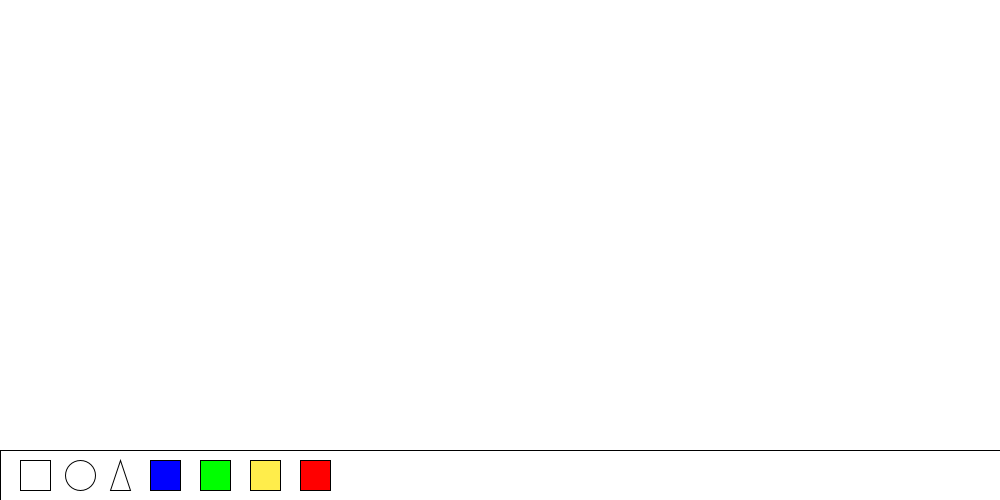
Frame 1 (no input)
Frame 60 (the mouse pressed at the canvas centre just before this capture): identical to frame 1, image omitted
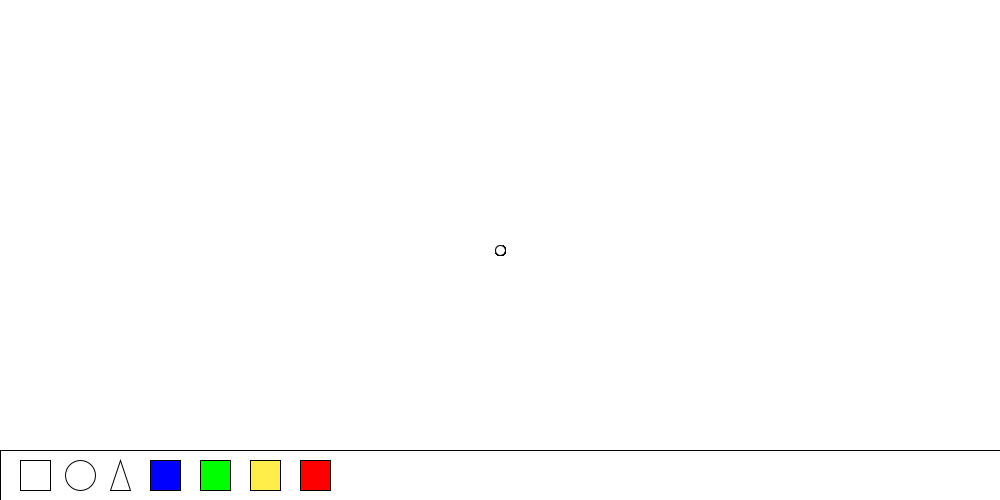
Frame 120 (the mouse held since frame 60 and released just before this capture)

The Processing sketch that drew these frames (run headless with seeded random() and noise(); from frame 60 on, the mouse is pressed at the canvas centre):

// Processing sketch: paint_Advnaced_pde
// ── paint_Advnaced_pde.pde
boolean circle = false;
boolean rectangle = false;
boolean line = false;
boolean triangle = false;
void setup()
{
  background(255);
  size(1000 , 500);
  // set up the different shape options
    rect(0,450, 1000, 100);
  // rectangle!
  rect(20,460, 30, 30);
  //circle!
  ellipse(80, 475, 30, 30);
  //triangle!
  triangle(110, 490, 130, 490, 120, 460);
  
  // set up different color options
  //blue
   fill(0,0,255);
   rect(150,460, 30, 30);
   //green
   fill(0, 255, 0);
   rect(200,460, 30, 30);
   //yellow
   fill(#FFED4B);
   rect(250,460, 30, 30);
   //red
   fill(255,0,0);
   rect(300,460, 30, 30);
   // set default fill to white
   fill(255);
  
 
  
  
  
}

void draw()
{
  if (keyPressed)
  {
    if(key == 'x')
    {
      stroke(0);
    setup();
    }
  }
   if(key == 'b')
  {
   fill(0,0,255);
   stroke(0,0,255);
  }
  if(key == 'g')
  {
    fill(0, 255, 0);
    stroke(0, 255, 0);
  }
  if(key == 'y')
  {
    fill(#FFED4B);
    stroke(#FFED4B);
  }
  
  if(key == 'r')
  {
    rectangle = true;
    line = false;
    circle = false;
    triangle = false;
  }
  else if (key == 'c')
  {
    rectangle = false;
    line = false;
    triangle = false;
    circle = true;
  }
  
  else if (key == 'l')
  {
    rectangle = false;
    line = true;
    circle = false;
    triangle = false;
  }
  else if (key == 't')
  {
     rectangle = false;
    line = false;
    circle = false;
    triangle = true;
    
  }
  // choose shapes/colors
  if (mouseY > 450 && mousePressed)
  {
   // change the shape to square
  if( mouseX < 50)
  {
    rectangle = true;
    line = false;
    circle = false;
    triangle = false;
  }
  // change the shape to circle
  else if( mouseX > 50 && mouseX < 100)
  {
    rectangle = false;
    line = false;
    circle = true;
    triangle = false;
  }
    // change the shape to triangle
  else if( mouseX > 100 && mouseX < 150)
  {
    rectangle = false;
    line = false;
    circle = false;
    triangle = true;
  }
   // change the color to blue
  else if( mouseX > 150 && mouseX < 200)
  {
     fill(0,0,255);
   stroke(0,0,255);
  }
  // change the color to green
  else if( mouseX > 200 && mouseX < 250)
  {
     fill(0, 255, 0);
     stroke(0, 255, 0);
  }
  // change the color to yellow
   else if( mouseX > 250 && mouseX < 300)
  {
     fill(#FFED4B);
    stroke(#FFED4B);
  }
  // change the color to red
  else if( mouseX > 300 && mouseX < 330)
  {
     fill(255,0,0);
     stroke(255,0,0);
  }
    
  }
  //Draw When the Mouse is pressed :D
  else if(mousePressed)
  {
    if(circle)
    {
    ellipse(mouseX,mouseY,100,100);
    }
    else if(rectangle)
    {
      rect(mouseX - 50, mouseY, 100, 100);
    }
    else if (triangle)
    {
      triangle(mouseX, mouseY , mouseX -50, mouseY +50 , mouseX +50, mouseY + 50);
    }
    else
    {
      
      ellipse(mouseX, mouseY, 10, 10);
    }
  }
}
